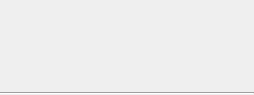
<?xml version="1.0" encoding="UTF-8"?>
<ui version="4.0">
 <class>InlineEditor</class>
 <widget class="QWidget" name="InlineEditor">
  <property name="geometry">
   <rect>
    <x>0</x>
    <y>0</y>
    <width>254</width>
    <height>95</height>
   </rect>
  </property>
  <layout class="QVBoxLayout" name="verticalLayout">
   <property name="leftMargin">
    <number>0</number>
   </property>
   <property name="topMargin">
    <number>0</number>
   </property>
   <property name="rightMargin">
    <number>0</number>
   </property>
   <property name="bottomMargin">
    <number>0</number>
   </property>
   <item>
    <layout class="QHBoxLayout" name="horizontalLayout">
     <item>
      <widget class="EditorTitle" name="title" native="true"/>
     </item>
     <item>
      <widget class="QWidget" name="content" native="true">
       <layout class="QHBoxLayout" name="horizontalLayout_2"/>
      </widget>
     </item>
    </layout>
   </item>
   <item>
    <widget class="ValidationIndicator" name="indicator" native="true"/>
   </item>
   <item>
    <widget class="Line" name="line">
     <property name="orientation">
      <enum>Qt::Orientation::Horizontal</enum>
     </property>
    </widget>
   </item>
  </layout>
 </widget>
 <customwidgets>
  <customwidget>
   <class>ValidationIndicator</class>
   <extends>QWidget</extends>
   <header>ui/wizard/03-parameters/forms/editors/detailed/misc/ValidationIndicator.h</header>
   <container>1</container>
  </customwidget>
  <customwidget>
   <class>EditorTitle</class>
   <extends>QWidget</extends>
   <header>ui/wizard/03-parameters/forms/editors/detailed/misc/EditorTitle.h</header>
   <container>1</container>
  </customwidget>
 </customwidgets>
 <resources/>
 <connections/>
</ui>
